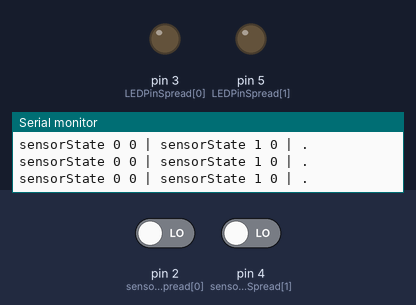
Recording of a sketch running on a simulated Arduino Pro Mini, built with avr-gcc and run on an emulated ATmega328P. On the bench: output pins drawn as LEDs (lit = HIGH), the last lines printed to the serial monitor. Dashed ring = blinking. Inputs (shaded band) come from the test bench; at power-on: pin 2 (sensorPinSpread[0]) LOW, pin 4 (sensorPinSpread[1]) LOW. Pins used as bus, display or sensor lines are not drawn.

Above: at 5.7 s.
5.8 s: pin 2 (sensorPinSpread[0]) driven HIGH
At 6.06 s:
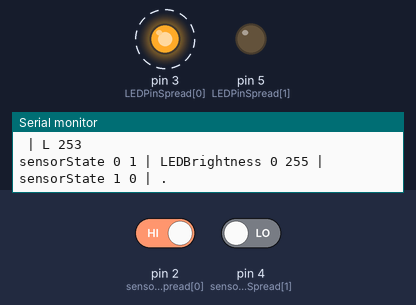
8.8 s: pin 4 (sensorPinSpread[1]) driven HIGH
At 8.98 s:
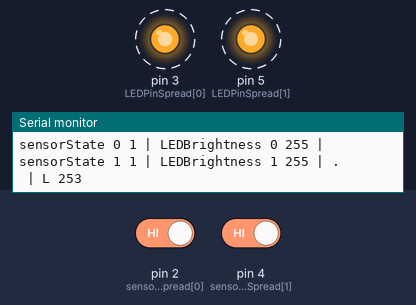
11.8 s: pin 2 (sensorPinSpread[0]) driven LOW
At 14.43 s:
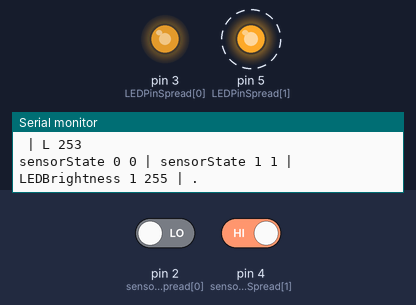
14.8 s: pin 4 (sensorPinSpread[1]) driven LOW
At 16.51 s:
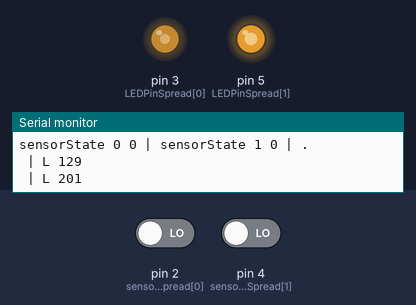
17.8 s: pin 2 (sensorPinSpread[0]) driven HIGH
20.8 s: pin 2 (sensorPinSpread[0]) driven LOW
Timing chart, 0 to 24.8 s (numbered marks = the images above; inputs shaded):
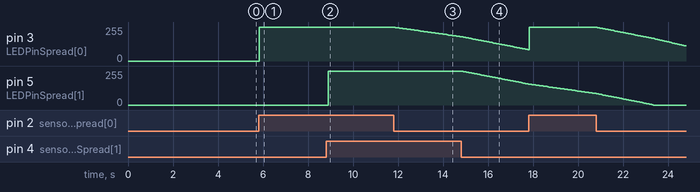

The sketch:

WindChime1.ino
```cpp
// (licence header left out)
boolean debug = true;

String progName = "WindChime1";
String progVers = "0.93";
String initMsg;

int mainLoopDelay = 10;
const int numberOfSensors = 2;
const int sensorPinSpread[] = { 2, 4, 7, 8, 12, 13 };
const int numberOfLEDs = 2;
const int LEDPinSpread[] = { 3, 5, 6, 9, 10, 11 };

boolean sensorTriggered[numberOfSensors];
long lastSensorReadTime[numberOfSensors];
long sensorDebounceDelay[numberOfSensors];
int sensorState[numberOfSensors];

int LEDBrightness[numberOfLEDs];
int LEDDecayRate[numberOfLEDs];
int LEDBrightnessMapMin[numberOfLEDs];
int LEDBrightnessMapMax[numberOfLEDs];
int LEDBrightnessMin[numberOfLEDs];
int LEDBrightnessMax[numberOfLEDs];
boolean led13State = LOW;


void setup(){
  if (debug){
    Serial.begin(9600);
    initMsg = String(progName + " vers." + progVers + " initialised");
    Serial.println(".");
    Serial.println(".");
    Serial.println(".");
    Serial.println(initMsg);
    Serial.println(".");
  }

  // sensors
  for (int i = 0; i < numberOfSensors; i++){
    pinMode(sensorPinSpread[i], INPUT);
    sensorTriggered[i] = false;    // setup initial sensor triggered spread
    lastSensorReadTime[i] = 0;
    sensorDebounceDelay[i] = 10;  // 100 // 150
    sensorState[i] = 0;  // LOW  // off initially until contact made
    if (debug){Serial.print("Digital INPUT "); Serial.print(i); Serial.print(" ["); Serial.print(sensorPinSpread[i]); Serial.println("] setup");}
  }

  // LEDs
  for (int i = 0; i < numberOfLEDs; i++){
    pinMode(LEDPinSpread[i], OUTPUT);        // setup led digital output pins. + 3 as using pins 3-8  (!!!! pin 2 is not PWM !!!!)
    LEDBrightness[i] = 0;            // 0 - setup initial LED brightness spread
    LEDDecayRate[i] = 2;              // 2 - setup initial LED decay rate spread
    LEDBrightnessMapMin[i] = 0;     // 0 /* used for map() */
    LEDBrightnessMapMax[i] = 255;   // 255
    LEDBrightnessMin[i] = 0;        /* used for constrain */
    LEDBrightnessMax[i] = 255;      // 10
    if (debug){Serial.print("LED OUTPUT "); Serial.print(i); Serial.print(" ["); Serial.print(LEDPinSpread[i]);  Serial.println("] setup");}
  }

  pinMode(13, OUTPUT);  // on-board LED !!! DISABLE if using all 6 LEDs in spread !!!

  setupComplete();
}  // END setup

void loop(){

  for (int i = 0; i < numberOfSensors; i++){

    // read and process sensor reading if allowed
    if ((millis() - lastSensorReadTime[i]) > sensorDebounceDelay[i]) {
      sensorState[i] = (digitalRead(sensorPinSpread[i]));
      delay(1);
      if (debug){Serial.print("sensorState "); Serial.print(i); Serial.print(" "); Serial.print(sensorState[i]); Serial.print(" | ");}
      lastSensorReadTime[i] = millis();
      if (sensorTriggered[i]){
      } else {
      }
      if (sensorState[i] == HIGH) {
        // set LEDs on bang
        //for (int i = 0; i < numberOfLEDs; i++){
          LEDBrightness[i] = map(255, 0, 255, LEDBrightnessMapMin[i], LEDBrightnessMapMax[i]);
          if (debug){Serial.print("LEDBrightness "); Serial.print(i); Serial.print(" "); Serial.print(LEDBrightness[i]); Serial.print(" | ");}
          analogWrite(LEDPinSpread[i], LEDBrightness[i]);
        //}
        sensorTriggered[i] = true;
      }
    } else {
      if (sensorTriggered[i]){
        if (debug){}
      } else {
      }
    }

  } // END sensors for loop
  if (debug){Serial.println(".");}

  // set LEDs. this is for the decay..
  for (int i = 0; i < numberOfLEDs; i++){

    if (sensorTriggered[i]){

        LEDBrightness[i] = LEDBrightness[i] - LEDDecayRate[i];
        analogWrite(LEDPinSpread[i], LEDBrightness[i]);
        if (LEDBrightness[i] < 2){
          analogWrite(LEDPinSpread[i], 0);
          LEDBrightness[i] = 0;
          sensorTriggered[i] = false;
        }

        if (debug){Serial.print(" | L "); Serial.println(LEDBrightness[i]);}
        delay(1);

    }  // END if sensorTriggered
  }  // END for loop


   delay(mainLoopDelay);
}  // END main loop


void setupComplete() {
  digitalWrite(13, LOW);
  delay(1000);
  digitalWrite(13, HIGH);
  delay(1000);
  digitalWrite(13, LOW);
  delay(1000);
  LEDTripleFlash();
  if (debug){Serial.println("setup complete");}
}

void LEDTripleFlash() {
  // triple flash(flip) the onboard LED
  for (int flashFlip = 0; flashFlip < 6; flashFlip++) {
    delay(250);
    led13State = !led13State;
    digitalWrite(13, led13State);
  }
  delay(1);
}
```

Measured:
- after the input at 5.8 s, pin 3 (LEDPinSpread[0]): alternates 255/255 for 0.02 s and 253/255 for 0.05 s, starting at once
- after the input at 8.8 s, pin 3 (LEDPinSpread[0]): alternates 255/255 for 0.04 s and 253/255 for 0.06 s, starting after 0.22 s; pin 5 (LEDPinSpread[1]): alternates 255/255 for 0.01 s and 253/255 for 0.09 s, starting after 0.10 s
